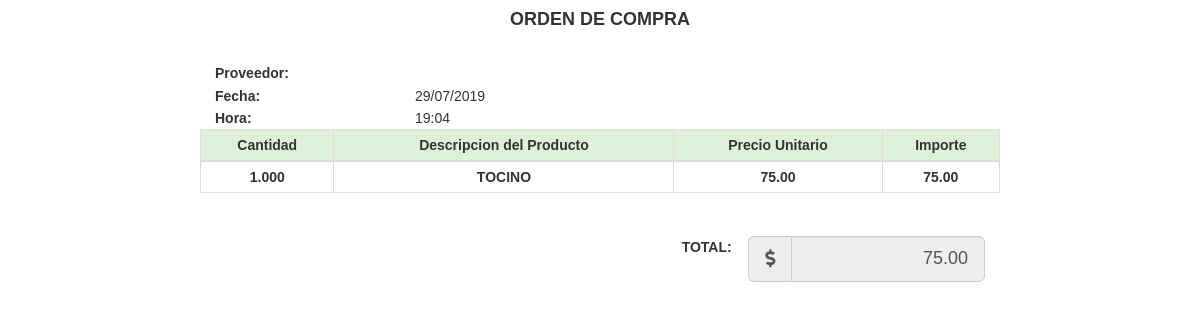
The page /compras/imprimir_compras.php?id_compras=1 on the database its author committed.
### tables this page shows
CREATE TABLE `compras` (
  `id_compras` int(11) NOT NULL AUTO_INCREMENT,
  `id_usuarios` int(11) DEFAULT NULL,
  `fecha_compras` datetime DEFAULT NULL,
  `total_compras` float(11,2) DEFAULT NULL,
  `motivocancelacion_ventas` varchar(255) DEFAULT NULL,
  `estatus_compras` varchar(255) DEFAULT NULL,
  `articulos_ventas` varchar(255) DEFAULT NULL,
  `id_proveedores` int(10) DEFAULT NULL,
  PRIMARY KEY (`id_compras`) USING BTREE
);

CREATE TABLE `compras_detalle` (
  `id_compras_detalle` int(11) NOT NULL AUTO_INCREMENT,
  `id_compras` int(11) DEFAULT NULL,
  `id_productos` int(11) DEFAULT NULL,
  `unidad_productos` varchar(10) DEFAULT NULL,
  `cantidad` float(10,3) DEFAULT NULL,
  `importe` decimal(10,2) DEFAULT NULL,
  `descripcion` varchar(255) DEFAULT NULL,
  `precio` float(10,2) DEFAULT NULL,
  PRIMARY KEY (`id_compras_detalle`) USING BTREE
);

### compras/imprimir_compras.php (the view, shortened to what this page needs)
<?php
$link = Conectarse();
$consulta = "SELECT * FROM compras
	LEFT JOIN compras_detalle USING (id_compras)
	LEFT JOIN proveedores USING (id_proveedores)
	WHERE id_compras={$_GET["id_compras"]}";
$result = mysqli_query($link, $consulta);
while ($fila = mysqli_fetch_assoc($result)) {
    $filas[] = $fila;
}
?>
<!DOCTYPE html>
<html lang="es">
<head>
    <?php include("../styles_carpetas.php");
    ?>
</head>
<body>
    <div class="container ">
        <div class="row">
            <h4 class="text-center"><strong>ORDEN DE COMPRA</strong></h4>
            <br>
            <div class="tab-content">
                <div class="container">
                    <div class="row">
                        <div class="col-sm-3"><strong>Proveedor:</strong></div>
                        <div class="col-sm-8"><?php echo $filas[0]["proveedor"] ?></div>
                    </div>
                    <div class="row">
                        <div class="col-sm-3"><strong>Fecha:</strong></div>
                        <div class="col-sm-8"><?php echo date("d/m/Y", strtotime($filas[0]["fecha_compras"])); ?></div>
                    </div>
                    <div class="row">
                        <div class="col-sm-3"><strong>Hora:</strong></div>
                        <div class="col-sm-8"><?php echo date("H:i", strtotime($filas[0]["fecha_compras"])); ?></div>
                    </div>
                </div>
                <div id="venta" class="">
                    <table id="tabla_venta" class="table table-hover table-bordered table-condensed">
                        <thead class="bg-success">
                            <tr>
                                <th class="text-center">Cantidad</th>
                                <th class="text-center">Descripcion del Producto</th>
                                <th class="text-center">Precio Unitario</th>
                                <th class="text-center">Importe</th>
                            </tr>
                        </thead>
                        <tbody>
                            <?php foreach ($filas as $i => $producto) { ?>
                                <tr>
                                    <th class="text-center"><?php echo $producto["cantidad"] ?></th>
                                    <th class="text-center"><?php echo $producto["descripcion"] ?></th>
                                    <th class="text-center"><?php echo $producto["precio"] ?></th>
                                    <th class="text-center"><?php echo $producto["importe"] ?></th>
                                </tr>
                            <?php } ?>
                        </tbody>
                    </table>
                </div>
            </div>
        </div>
    </div>
    <br>
    <section class="container" id="footer">
        <div class="row">
            <div class="col-sm-1 col-md-offset-7">
                <strong>TOTAL:</strong>
            </div>
            <div class="col-sm-4">
                <div class="input-group input-group-lg">
                    <span class="input-group-addon"><i class="fas fa-dollar-sign"></i></span>
                    <input readonly id="total" type="text" class="form-control text-right"
                    value="<?php echo $filas[0]["total_compras"] ?>" name="total" size="50">
                </div>
            </div>
        </div>
    </section>
</body>
</html>

### css/common.css (style rules this page uses)
input[type=text] { text-transform: uppercase; }
th { text-align: center; }

### rows shown on the page
compras: fecha_compras "29/07/2019", fecha_compras "19:04", compras_detalle.cantidad "1.000", compras_detalle.descripcion "TOCINO", compras_detalle.precio "75.00", compras_detalle.importe "75.00", total "75.00"
